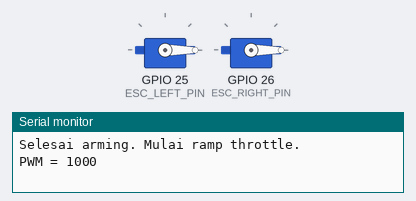
Bench run of a sketch on a simulated ESP32. On the bench: 2 × servo, the last lines printed to the serial monitor.

Above: at 4.35 s.
At 7.55 s:
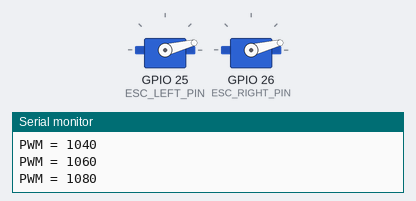
At 10.85 s:
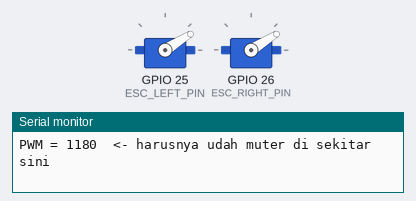
At 17.45 s:
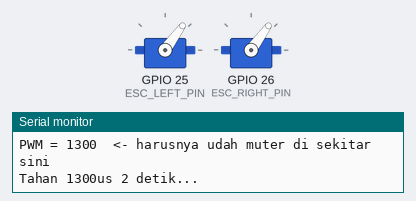
Timing chart, 0 to 25.4 s (numbered marks = the images above):
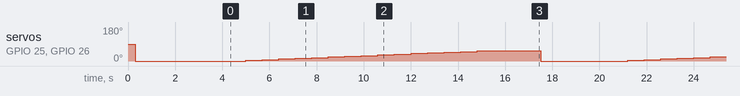

The sketch:

EscTest.ino
```cpp
// ============================================================
//  EscTest — TES ESC MURNI (tanpa MPU, tanpa NRF)
//  Tujuan: isolasi masalah "ESC beep tapi motor gak muter".
//   - Langsung attach + arming ESC (gak nunggu MPU)
//   - Ramp throttle pelan 1000->1300us biar ketahuan titik motor mulai muter
//  Kalau di sini motor MUTER  -> tadi MPU yang ngeblok di MoveTest.
//  Kalau tetap beep "no signal" -> kabel signal ESC (cek GPIO25/26).
//  Flash: pio run -e esctest -t upload
// ============================================================

#include <ESP32Servo.h>

Servo escLeft;
Servo escRight;
#define ESC_LEFT_PIN  25
#define ESC_RIGHT_PIN 26

void setAll(int us)
{
  escLeft.writeMicroseconds(us);
  escRight.writeMicroseconds(us);
}

void setup()
{
  Serial.begin(115200);
  delay(300);
  Serial.println("\n=== ESC TEST (tanpa MPU/NRF) ===");

  ESP32PWM::allocateTimer(0);
  ESP32PWM::allocateTimer(1);
  ESP32PWM::allocateTimer(2);
  ESP32PWM::allocateTimer(3);
  escLeft.setPeriodHertz(50);
  escRight.setPeriodHertz(50);
  escLeft.attach(ESC_LEFT_PIN, 1000, 2000);
  escRight.attach(ESC_RIGHT_PIN, 1000, 2000);

  // Arming: tahan throttle minimum. ESC harusnya BERHENTI beep "no signal"
  // dan kasih nada "armed".
  Serial.println("Arming @1000us (tahan 4 detik)... ESC harusnya berhenti beep no-signal.");
  setAll(1000);
  delay(4000);
  Serial.println("Selesai arming. Mulai ramp throttle.");
}

void loop()
{
  // Ramp pelan biar ketahuan di PWM berapa motor mulai muter.
  for (int us = 1000; us <= 1300; us += 20)
  {
    setAll(us);
    Serial.print("PWM = "); Serial.print(us);
    Serial.println(us >= 1100 ? "  <- harusnya udah muter di sekitar sini" : "");
    delay(700);
  }
  Serial.println("Tahan 1300us 2 detik...");
  delay(2000);

  Serial.println("Balik ke 1000us (stop) 3 detik.\n");
  setAll(1000);
  delay(3000);
}
```

Measured:
- by itself, servo on GPIO 25 (ESC_LEFT_PIN), servo on GPIO 26 (ESC_RIGHT_PIN): repeats every 16.2 s: 4° 0.70 s, 7° 0.70 s, 11° 0.70 s, 14° 0.70 s, 18° 0.70 s, 22° 0.70 s, 25° 0.70 s, 29° 0.70 s, 32° 0.70 s, 36° 0.70 s, 40° 0.70 s, 43° 0.70 s, 47° 0.70 s, 50° 0.70 s, 54° 2.7 s, 0° 3.7 s
